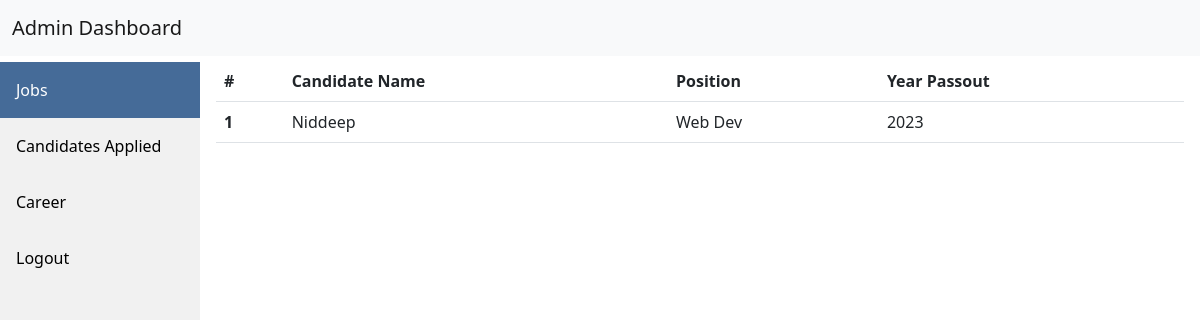
/Jobs.php, run on the app's committed database.
### tables this page shows
CREATE TABLE `candidates` (
  `id` int(11) NOT NULL,
  `name` varchar(255) NOT NULL,
  `apply` varchar(255) NOT NULL,
  `qual` varchar(255) NOT NULL,
  `year` varchar(255) NOT NULL
);

### Jobs.php (the view)
<?php include 'Header.php'?>
<?php include 'Config.php'?>
<div class="content">
<table class="table">
      <thead>
      <tr>
        <th scope="col">#</th>
        <th scope="col">Candidate Name</th>
        <th scope="col">Position</th>
        <th scope="col">Year Passout</th>
      </tr>
      </thead>
      <tbody>
        <?php
          $sql="Select name,apply,year from candidates";
          $result=mysqli_query($conn,$sql);
          $i=0;
          if($result->num_rows>0){
            while($rows=$result->fetch_assoc()){
              echo'
          <tr>
            <th scope="row">'.++$i.'</th>
            <td>'.$rows['name'].'</td>
            <td>'.$rows['apply'].'</td>
            <td>'.$rows['year'].'</td>
          </tr>';
        }}
        else{
          echo"";
        }
        ?>
      </tbody>
    </table>
</div>

### Header.php (style rules this page uses)
div.content { margin-top: 60px; margin-left: 200px; padding: 1px 16px; height: 1000px; }

### data on the page
candidates: name "Niddeep", apply "Web Dev", year "2023"
